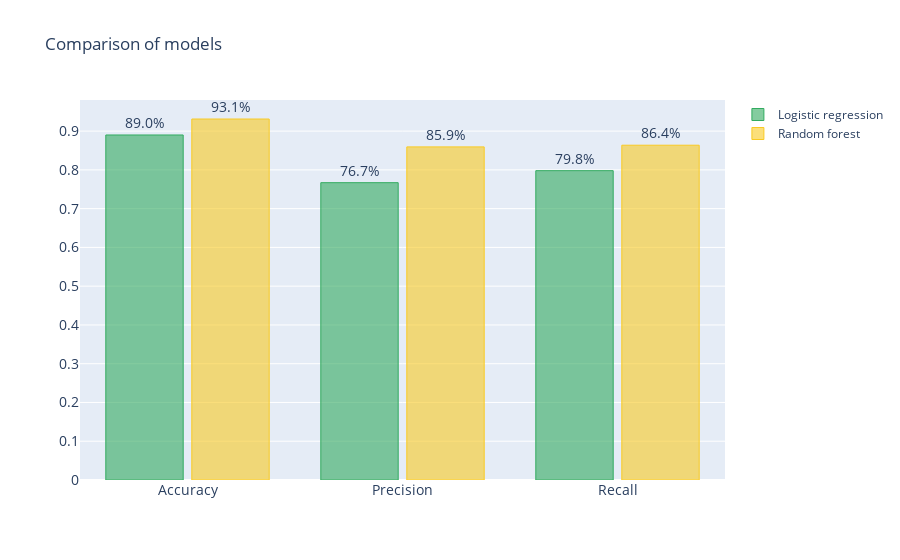

The notebook cell saved with this chart:
### Code cell
#let's built graph
xasix_list = ['Accuracy','Precision','Recall']

fig = go.Figure()
plot_bar(fig, xasix_list, lr_result, "Logistic regression", 'green')
plot_bar(fig, xasix_list, rf_result, "Random forest", 'yellow')

update_layout(fig, 'Comparison of models', '')
fig.show()

### Figure 1 — Plotly figure (JSON) as saved in the notebook; plotly's stock layout.template omitted (floating-point values rounded to 4 significant figures)
{"data": [{"marker": {"color": "rgba(50, 171, 96, 0.6)", "line": {"color": "rgba(50, 171, 96,  1.0)", "width": 1}}, "name": "Logistic regression", "text": ["0.89", "0.7669902912621359", "0.797979797979798"], "textfont": {"size": 14}, "textposition": "outside", "texttemplate": "%{text:.1%}", "type": "bar", "x": ["Accuracy", "Precision", "Recall"], "y": [0.89, 0.767, 0.798]}, {"marker": {"color": "rgba(249, 202, 36, 0.6)", "line": {"color": "rgba(249, 202, 36, 1.0)", "width": 1}}, "name": "Random forest", "text": ["0.93125", "0.8592964824120602", "0.8636363636363636"], "textfont": {"size": 14}, "textposition": "outside", "texttemplate": "%{text:.1%}", "type": "bar", "x": ["Accuracy", "Precision", "Recall"], "y": [0.9313, 0.8593, 0.8636]}], "layout": {"bargroupgap": 0.1, "title": {"text": "Comparison of models"}, "xaxis": {"tickfont": {"size": 14}}, "yaxis": {"tickfont": {"size": 14}, "title": {"font": {"size": 16}, "text": ""}}}}
